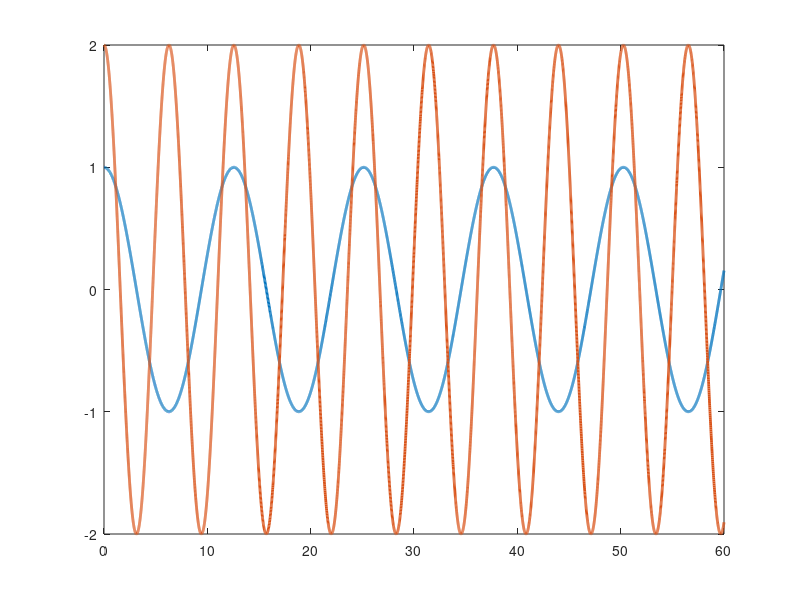

Source code (MATLAB): (Note: this script raises an error after producing the figure.)
function twoLinkRobotAdaptive
    close all
    %Set up parameters for sim
    p1       = 3.473;
    p2       = 0.196;
    p3       = 0.242;
    f1       = 5.3;
    f2       = 1.1;

    % Select gains for controller
    K        = .01; %Enter a number
    a        = .1875; %Enter a number
    gamma    = [30,20,40,90,20]';
    B        = 0.1875;
    gains = [K;a;gamma;B]
    % Stacked parameter vector
    theta    = [p1;p2;p3;f1;f2];

    % Simulation final time
    tf   = 60;

    % Initial condition vector (X0 must be same size and "form" as X and XDot below)
    % (i.e., in this sim, X0 = [e0;r0;thetahat0])
    X0   = [4;10;3;2;1;1;1;1;1;ones(12,1)];

    % Options for integration function
    opts = odeset('RelTol',1e-3,'AbsTol',1e-3);

    % Integrate (you can send the paramters theta to the dynamics as seen below)
    [t,STATES] = ode45(@(t,X) twoLinkdynamics(t,X,theta,gains),[0 tf],X0,opts);
    u = zeros(2,length(t));
        for i=1:length(t)
        u(:,i) =  getu(t(i),STATES(i,:),theta,gains);
        end
    % Set up desired trajectory data for plots (enter desired trajectory for your simulation)
    qd = [cos(0.5*t) 2*cos(t)]';

    % Parse integrated states (STATES is the same "form" as X0)
    % (i.e., in this sim, STATES = [e r thetahat] over all time);
    e  = STATES(:,1:2)';
    r  = STATES(:,3:4)';
    thetaHat = STATES(:,5:9)';

    % Compute x from e and xd for plotting purposes
    q  = -e + qd;
    thetatilda = repmat(theta,1,length(t))-thetaHat;
    figure(1)
    plot(t,qd,'-','LineWidth',2)
    hold on
    ax = gca;
    ax.ColorOrderIndex = 1;
    plot(t,q,':','LineWidth',2)
    title('Actual Vs Desred Trajectories')
    xlabel('time')
    ylabel('Trajectories')
    legend('y = q1','y = q2','y=qd1','y=qd2')
    hold off
   
    % Plot the filtered tracking error
     figure(2)
    plot(t,e,'--','LineWidth',2)
    title(' Tracking Error')
    xlabel('time')
    ylabel('Errors')
    legend('y = e1','y = e2')
    
    % Plot the link torques
    figure(3)
    plot(t,u(1,:),'b',t,u(2,:),'LineWidth',2)
    title('Control Input')
    xlabel('time')
    ylabel('Torques')
    legend('y = u1','y = u2')
    
    % Plot the adaptive estimates vs actual parameters
     figure(4)
    plot(t,repmat(theta,1,length(t)),'-','LineWidth',2)
    hold on
    ax = gca;
    ax.ColorOrderIndex = 1;
    plot(t,thetaHat,':','LineWidth',2)
    title('Adaptive estimate')
    xlabel('time') 
    ylabel('Adaptive estimate') 
    legend('y = p1','y = p2','y=p3','y=fd1','y = fd2','y = p1 hat','y = p2 hat','y=p3 hat','y=fd1 hat','y = fd2 hat')
    hold off
    
     %Plot adaptive error estimates 
    figure(5)
    plot(t,thetatilda,'--','LineWidth',2)
    title('Parameter estimates error ')
    xlabel('time')
    ylabel('Parameter estimates error')
    legend('y = p1tilde','y = p2tilde','y=p3tilde','y=fd1tilde','y = fd2tilde')
    
    
    

end
function [u] = getu(t,X,theta,gains)
% Parse parameter vector
p1 = theta(1);
p2 = theta(2);
p3 = theta(3);
f1 = theta(4);
f2 = theta(5);



% Select gains for controller
K        = gains(1); %Enter a number
a        = gains(2); %Enter a number
gamma    = gains(3:7);
gamma    = diag(gamma);
B        = gains(8);
% Desired trajectory and needed derivatives
qd       = [cos(0.5*t);2*cos(t)];
qdDot    = [-0.5*sin(0.5*t);-2*sin(t)]; %Enter the expression
qdDotDot = [-0.25*cos(0.5*t);-2*cos(t)]; %Enter the expression

% Parse current states (X is the same size and "form" as X0)
% (i.e., in this sim, X = [e;r;thetahat])
e        = [X(1);X(2)];
r        = [X(3);X(4)];
thetaHat = [X(5);X(6);X(7);X(8);X(9)];
Ydf      = [X(10),X(11),X(12),X(13),X(14);X(15),X(16),X(17),X(18),X(19)];
uf       = [X(20);X(21)];
% Compute current x and xDot for convenience
q        = qd-e;
qDot     = -r + a*e + qdDot;

% Compute cos(x2) and sin(x2) for convenience
c2       = cos(q(2));
s2       = sin(q(2));

% Compute current matrices for the dynamics
M        = [p1 + 2*p3*c2 p2 + p3*c2;p2 + p3*c2 p2];
Vm       = [-p3*s2*qDot(2) -p3*s2*(qDot(1) + qDot(2));p3*s2*qDot(1) 0];
fd       = [f1 0;0 f2];

% Compute current regression matrix
y11      = qdDotDot(1) - a*qDot(1) + a*qdDot(1); %Enter the expression
y12      = qdDotDot(2) - a*qDot(2) + a*qdDot(2); %Enter the expression
y13      = 2*c2*qdDotDot(1) + c2*qdDotDot(2) - a*(qd(2)*s2*(qDot(1) + qDot(2)) + qDot(2)*qd(1)*s2) - qdDot(2)*s2*(qDot(1) + qDot(2)) - 2*a*c2*qDot(1) - a*c2*qDot(2) + 2*a*c2*qdDot(1) + a*c2*qdDot(2) - qDot(2)*qdDot(1)*s2 + a*q(1)*qDot(2)*s2 + a*q(2)*s2*(qDot(1) + qDot(2)); %Enter the expression
y14      = qDot(1); %Enter the expression
y15      = 0; %Enter the expression
y21      = 0; %Enter the expression
y22      = qdDotDot(1) + qdDotDot(2) - a*qDot(1) - a*qDot(2) + a*qdDot(1) + a*qdDot(2); %Enter the expression
y23      = c2*qdDotDot(1) - a*c2*qDot(1) + a*c2*qdDot(1) + qDot(1)*qdDot(1)*s2 - a*q(1)*qDot(1)*s2 + a*qDot(1)*qd(1)*s2; %Enter the expression
y24      = 0; %Enter the expression
y25      = qDot(2); %Enter the expression
Y        = [y11 y12 y13 y14 y15;y21 y22 y23 y24 y25];
% Compute cos(x2) and sin(x2) for convenience
cd2       = cos(qd(2));
sd2       = sin(qd(2));
% Compute current regression matrix
yd11      = qdDotDot(1); %Enter the expression
yd12      = qdDotDot(2); %Enter the expression
yd13      = 2*cd2*qdDotDot(1) + cd2*qdDotDot(2) - qdDot(2)*sd2*(qDot(1) + qDot(2)) - qDot(2)*qdDot(1)*sd2; %Enter the expression
yd14      = qDot(1); %Enter the expression
yd15      = 0; %Enter the expression
yd21      = 0; %Enter the expression
yd22      = qdDotDot(1) + qdDotDot(2); %Enter the expression
yd23      = cd2*qdDotDot(1) + qDot(1)*qdDot(1)*sd2; %Enter the expression
yd24      = 0; %Enter the expression
yd25      = qDot(2); %Enter the expression
Yd        = [yd11 yd12 yd13 yd14 yd15;yd21 yd22 yd23 yd24 yd25];


% Design controller

u         = K*r+Y*thetaHat+e; %Enter the expression
end
function [XDot] = twoLinkdynamics(t,X,theta,gains)

% Parse parameter vector
p1 = theta(1);
p2 = theta(2);
p3 = theta(3);
f1 = theta(4);
f2 = theta(5);

% Select gains for controller
K        = gains(1); %Enter a number
a        = gains(2); %Enter a number
gamma    = gains(3:7);
gamma    = diag(gamma);
B        = gains(8);
% Desired trajectory and needed derivatives
qd       = [cos(0.5*t);2*cos(t)];
qdDot    = [-0.5*sin(0.5*t);-2*sin(t)]; %Enter the expression
qdDotDot = [-0.25*cos(0.5*t);-2*cos(t)]; %Enter the expression

% Parse current states (X is the same size and "form" as X0)
% (i.e., in this sim, X = [e;r;thetahat])
e        = [X(1);X(2)];
r        = [X(3);X(4)];
thetaHat = [X(5);X(6);X(7);X(8);X(9)];
Ydf      = [X(10),X(11),X(12),X(13),X(14);X(15),X(16),X(17),X(18),X(19)];
uf       = [X(20);X(21)];
% Compute current x and xDot for convenience
q        = qd-e;
qDot     = -r + a*e + qdDot;

% Compute cos(x2) and sin(x2) for convenience
c2       = cos(q(2));
s2       = sin(q(2));

% Compute current matrices for the dynamics
M        = [p1 + 2*p3*c2 p2 + p3*c2;p2 + p3*c2 p2];
Vm       = [-p3*s2*qDot(2) -p3*s2*(qDot(1) + qDot(2));p3*s2*qDot(1) 0];
fd       = [f1 0;0 f2];
Td       = [0.5*cos(0.5*t);sin(t)];
% Compute current regression matrix
y11      = qdDotDot(1) - a*qDot(1) + a*qdDot(1); %Enter the expression
y12      = qdDotDot(2) - a*qDot(2) + a*qdDot(2); %Enter the expression
y13      = 2*c2*qdDotDot(1) + c2*qdDotDot(2) - a*(qd(2)*s2*(qDot(1) + qDot(2)) + qDot(2)*qd(1)*s2) - qdDot(2)*s2*(qDot(1) + qDot(2)) - 2*a*c2*qDot(1) - a*c2*qDot(2) + 2*a*c2*qdDot(1) + a*c2*qdDot(2) - qDot(2)*qdDot(1)*s2 + a*q(1)*qDot(2)*s2 + a*q(2)*s2*(qDot(1) + qDot(2)); %Enter the expression
y14      = qDot(1); %Enter the expression
y15      = 0; %Enter the expression
y21      = 0; %Enter the expression
y22      = qdDotDot(1) + qdDotDot(2) - a*qDot(1) - a*qDot(2) + a*qdDot(1) + a*qdDot(2); %Enter the expression
y23      = c2*qdDotDot(1) - a*c2*qDot(1) + a*c2*qdDot(1) + qDot(1)*qdDot(1)*s2 - a*q(1)*qDot(1)*s2 + a*qDot(1)*qd(1)*s2; %Enter the expression
y24      = 0; %Enter the expression
y25      = qDot(2); %Enter the expression
Y        = [y11 y12 y13 y14 y15;y21 y22 y23 y24 y25];
% Compute cos(x2) and sin(x2) for convenience
cd2       = cos(qd(2));
sd2       = sin(qd(2));
% Compute current regression matrix
yd11      = qdDotDot(1); %Enter the expression
yd12      = qdDotDot(2); %Enter the expression
yd13      = 2*cd2*qdDotDot(1) + cd2*qdDotDot(2) - qdDot(2)*sd2*(qDot(1) + qDot(2)) - qDot(2)*qdDot(1)*sd2; %Enter the expression
yd14      = qDot(1); %Enter the expression
yd15      = 0; %Enter the expression
yd21      = 0; %Enter the expression
yd22      = qdDotDot(1) + qdDotDot(2); %Enter the expression
yd23      = cd2*qdDotDot(1) + qDot(1)*qdDot(1)*sd2; %Enter the expression
yd24      = 0; %Enter the expression
yd25      = qDot(2); %Enter the expression
Yd        = [yd11 yd12 yd13 yd14 yd15;yd21 yd22 yd23 yd24 yd25];


% Design controller

u         = K*r+Y*thetaHat+e; %Enter the expression
ep        = uf- Ydf*thetaHat;
% Compute current closed-loop dynamics
eDot        = r - a*e;
rDot        = M\(Y*theta-u-Vm*r+Td); %Enter the expression
thetaHatDot = gamma*Y'*r+gamma*Ydf'*ep; %Enter the expression
YdfDot      = -Ydf*B+Yd;
ufDot       = -B*uf+u;
% Stacked dynamics vector (XDot is the same size and "form" as X)
XDot        = [eDot;rDot;thetaHatDot;YdfDot(1,:)';YdfDot(2,:)';ufDot];
end